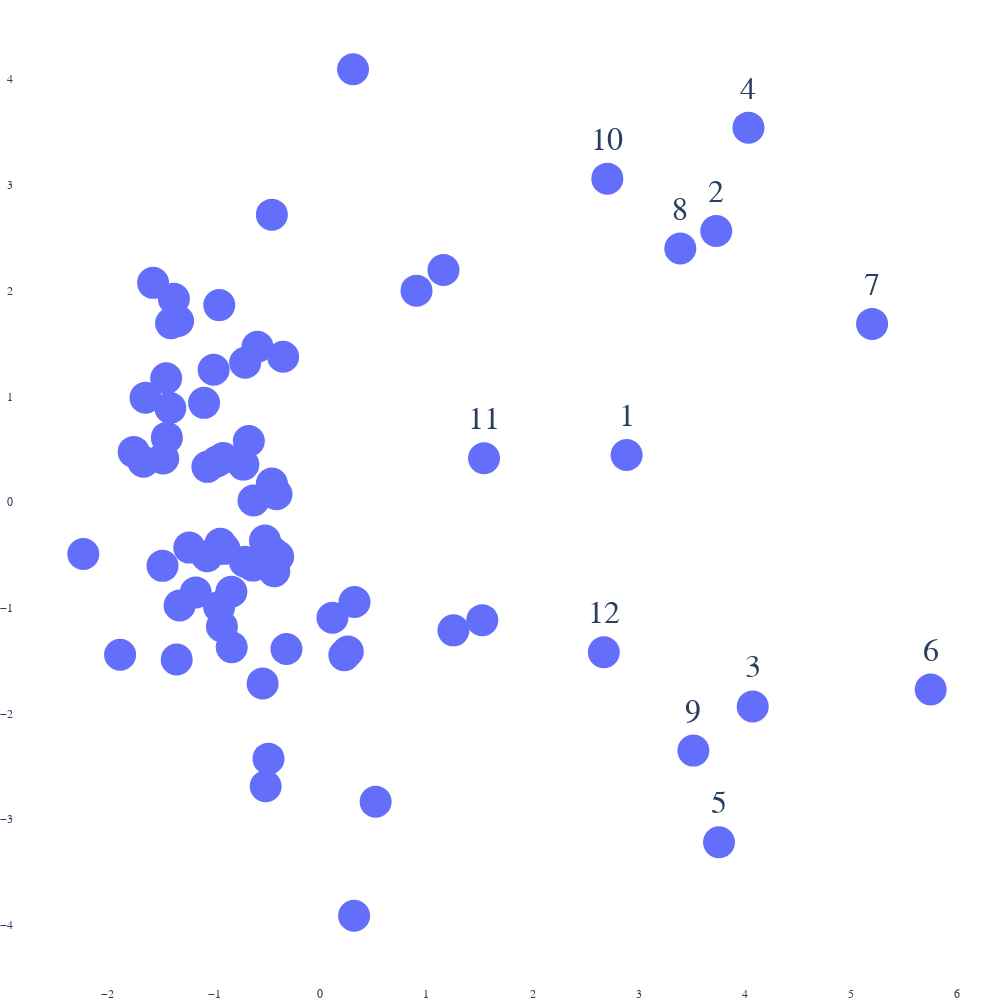

Notebook code for this chart:
### Code cell
durations = torch.Tensor(list(range(1, 75)))
idx = model.convert_durations_to_ids(durations).long().tolist()


labels = [f'{i}' if i <= 12 else "" for i in durations.long().tolist()]
offset = 0.8
colors = [i for i in idx] 

display_pca_scatterplot(model.duration_encoder, idx, labels, fontsize=32, textposition='top center', markersize=32, dims=2)

### Figure 1 — Plotly figure (JSON) as saved in the notebook; plotly's stock layout.template omitted (floating-point values rounded to 4 significant figures)
{"data": [{"marker": {"size": 32}, "mode": "markers+text", "text": ["1", "2", "3", "4", "5", "6", "7", "8", "9", "10", "11", "12", "", "", "", "", "", "", "", "", "", "", "", "", "", "", "", "", "", "", "", "", "", "", "", "", "", "", "", "", "", "", "", "", "", "", "", "", "", "", "", "", "", "", "", "", "", "", "", "", "", "", "", "", "", "", "", "", "", "", "", "", "", ""], "textfont": {"size": 32}, "textposition": "top center", "type": "scatter", "x": [2.885, 3.729, 4.073, 4.033, 3.755, 5.749, 5.197, 3.391, 3.514, 2.703, 1.542, 2.671, 1.16, 0.3085, 1.254, 0.9062, -0.3503, 1.526, -0.4562, -0.4558, 0.3185, -0.5912, -0.3186, 0.3223, -0.3968, -1.406, -0.4875, -1.339, -0.834, -0.5143, -1.646, -1.412, 0.5215, -1.063, -1.757, -0.521, -2.232, -0.9741, -1.885, -0.4121, -1.665, 0.1148, -1.234, -1.379, -1.173, -1.575, -1.325, 0.2267, -0.6288, -1.004, -0.543, -0.6729, -0.9145, 0.2596, -1.486, -0.4485, -0.9263, -0.9513, -0.4334, -0.9522, -0.7245, -1.445, -1.352, -1.451, -0.7094, -0.8373, -0.9408, -1.095, -0.6348, -0.7074, -0.9032, -0.4529, -1.066, -1.479], "y": [0.4448, 2.563, -1.933, 3.541, -3.218, -1.774, 1.685, 2.398, -2.351, 3.058, 0.4139, -1.421, 2.195, 4.093, -1.214, 1.999, 1.374, -1.117, 0.1742, 2.718, -3.913, 1.469, -1.39, -0.9454, -0.5162, 1.691, -2.427, 1.712, -1.374, -2.688, 0.9863, 0.8896, -2.835, 0.3329, 0.4741, -0.3639, -0.4911, 0.3834, -1.445, 0.07394, 0.3807, -1.094, -0.4308, 1.923, -0.8558, 2.073, -0.9783, -1.448, 0.01388, 1.251, -1.716, 0.5775, 0.4169, -1.414, -0.6034, 0.1411, -1.178, 1.862, -0.6539, -0.9931, 0.3542, 0.6086, -1.49, 1.17, -0.5638, -0.8482, -0.3954, 0.9383, -0.6012, 1.317, -0.4429, -0.4699, -0.5133, 0.4115]}], "layout": {"autosize": false, "font": {"family": "Courier New", "size": 12}, "height": 1000, "legend": {"font": {"color": "black", "family": "Courier New", "size": 20}, "x": 1, "y": 0.5}, "margin": {"b": 0, "l": 0, "r": 0, "t": 0}, "paper_bgcolor": "rgba(0,0,0,0)", "plot_bgcolor": "rgba(0,0,0,0)", "scene": {"camera": {"eye": {"x": 0, "y": 0, "z": 0}}}, "showlegend": false, "width": 1000}}
